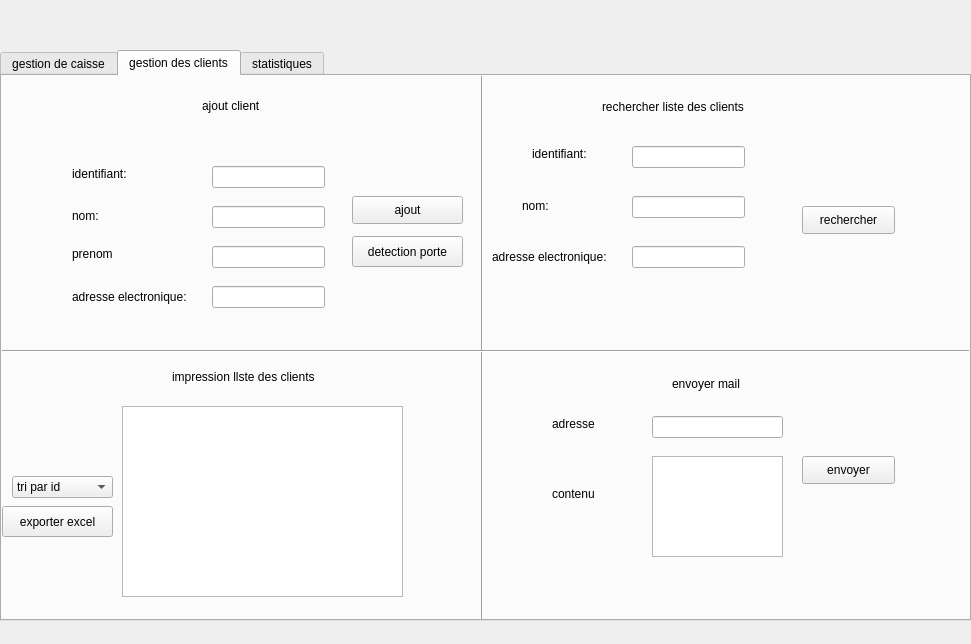
<?xml version="1.0" encoding="UTF-8"?>
<ui version="4.0">
 <class>clientetfinance</class>
 <widget class="QDialog" name="clientetfinance">
  <property name="geometry">
   <rect>
    <x>0</x>
    <y>0</y>
    <width>971</width>
    <height>644</height>
   </rect>
  </property>
  <property name="windowTitle">
   <string>Dialog</string>
  </property>
  <widget class="QTabWidget" name="tabWidget">
   <property name="geometry">
    <rect>
     <x>0</x>
     <y>50</y>
     <width>971</width>
     <height>571</height>
    </rect>
   </property>
   <property name="currentIndex">
    <number>1</number>
   </property>
   <widget class="QWidget" name="tab">
    <attribute name="title">
     <string>gestion de caisse</string>
    </attribute>
    <widget class="QLabel" name="label_5">
     <property name="geometry">
      <rect>
       <x>160</x>
       <y>60</y>
       <width>121</width>
       <height>51</height>
      </rect>
     </property>
     <property name="text">
      <string>ajout budget :</string>
     </property>
    </widget>
    <widget class="QLabel" name="label_6">
     <property name="geometry">
      <rect>
       <x>30</x>
       <y>130</y>
       <width>131</width>
       <height>20</height>
      </rect>
     </property>
     <property name="text">
      <string>numero de service</string>
     </property>
    </widget>
    <widget class="QLineEdit" name="lineEdit">
     <property name="geometry">
      <rect>
       <x>170</x>
       <y>130</y>
       <width>113</width>
       <height>22</height>
      </rect>
     </property>
    </widget>
    <widget class="QLabel" name="label_7">
     <property name="geometry">
      <rect>
       <x>50</x>
       <y>210</y>
       <width>121</width>
       <height>31</height>
      </rect>
     </property>
     <property name="text">
      <string>montant </string>
     </property>
    </widget>
    <widget class="QLineEdit" name="lineEdit_2">
     <property name="geometry">
      <rect>
       <x>170</x>
       <y>210</y>
       <width>113</width>
       <height>22</height>
      </rect>
     </property>
    </widget>
    <widget class="QPushButton" name="pushButton">
     <property name="geometry">
      <rect>
       <x>320</x>
       <y>150</y>
       <width>93</width>
       <height>28</height>
      </rect>
     </property>
     <property name="styleSheet">
      <string notr="true">QPushButton::hover
{
	background-color: qlineargradient(spread:pad, x1:0, y1:0.511, x2:1, y2:0.511, stop:0 rgba(0, 207, 179, 255),stop:1 rgb(108, 135, 255));

}</string>
     </property>
     <property name="text">
      <string>ajouter</string>
     </property>
    </widget>
    <widget class="Line" name="line_2">
     <property name="geometry">
      <rect>
       <x>420</x>
       <y>60</y>
       <width>20</width>
       <height>541</height>
      </rect>
     </property>
     <property name="orientation">
      <enum>Qt::Vertical</enum>
     </property>
    </widget>
    <widget class="Line" name="line_3">
     <property name="geometry">
      <rect>
       <x>0</x>
       <y>310</y>
       <width>961</width>
       <height>20</height>
      </rect>
     </property>
     <property name="orientation">
      <enum>Qt::Horizontal</enum>
     </property>
    </widget>
    <widget class="QLabel" name="label_11">
     <property name="geometry">
      <rect>
       <x>100</x>
       <y>340</y>
       <width>121</width>
       <height>51</height>
      </rect>
     </property>
     <property name="text">
      <string>rechercher salaire :</string>
     </property>
    </widget>
    <widget class="QLabel" name="label_12">
     <property name="geometry">
      <rect>
       <x>590</x>
       <y>320</y>
       <width>121</width>
       <height>51</height>
      </rect>
     </property>
     <property name="text">
      <string>modifier salaire:</string>
     </property>
    </widget>
    <widget class="QLabel" name="label_13">
     <property name="geometry">
      <rect>
       <x>50</x>
       <y>410</y>
       <width>71</width>
       <height>20</height>
      </rect>
     </property>
     <property name="text">
      <string>numéro</string>
     </property>
    </widget>
    <widget class="QLabel" name="label_14">
     <property name="geometry">
      <rect>
       <x>50</x>
       <y>440</y>
       <width>71</width>
       <height>20</height>
      </rect>
     </property>
     <property name="text">
      <string>type:</string>
     </property>
    </widget>
    <widget class="QLineEdit" name="lineEdit_5">
     <property name="geometry">
      <rect>
       <x>160</x>
       <y>410</y>
       <width>113</width>
       <height>22</height>
      </rect>
     </property>
    </widget>
    <widget class="QLineEdit" name="lineEdit_6">
     <property name="geometry">
      <rect>
       <x>160</x>
       <y>440</y>
       <width>113</width>
       <height>22</height>
      </rect>
     </property>
    </widget>
    <widget class="QPushButton" name="pushButton_recherche">
     <property name="geometry">
      <rect>
       <x>320</x>
       <y>430</y>
       <width>93</width>
       <height>28</height>
      </rect>
     </property>
     <property name="styleSheet">
      <string notr="true">QPushButton::hover
{
	background-color: qlineargradient(spread:pad, x1:0, y1:0.511, x2:1, y2:0.511, stop:0 rgba(0, 207, 179, 255),stop:1 rgb(108, 135, 255));

}</string>
     </property>
     <property name="text">
      <string>rechercher</string>
     </property>
    </widget>
    <widget class="QLabel" name="label_15">
     <property name="geometry">
      <rect>
       <x>480</x>
       <y>390</y>
       <width>71</width>
       <height>20</height>
      </rect>
     </property>
     <property name="text">
      <string>identifiant:</string>
     </property>
    </widget>
    <widget class="QLabel" name="label_16">
     <property name="geometry">
      <rect>
       <x>460</x>
       <y>430</y>
       <width>111</width>
       <height>20</height>
      </rect>
     </property>
     <property name="text">
      <string>nouveau salaire:</string>
     </property>
    </widget>
    <widget class="QLineEdit" name="lineEdit_8">
     <property name="geometry">
      <rect>
       <x>590</x>
       <y>430</y>
       <width>113</width>
       <height>22</height>
      </rect>
     </property>
    </widget>
    <widget class="QPushButton" name="pushButton_4">
     <property name="geometry">
      <rect>
       <x>740</x>
       <y>420</y>
       <width>93</width>
       <height>28</height>
      </rect>
     </property>
     <property name="styleSheet">
      <string notr="true">QPushButton::hover
{
	background-color: qlineargradient(spread:pad, x1:0, y1:0.511, x2:1, y2:0.511, stop:0 rgba(0, 207, 179, 255),stop:1 rgb(108, 135, 255));

}</string>
     </property>
     <property name="text">
      <string>modifier</string>
     </property>
    </widget>
    <widget class="QLabel" name="label">
     <property name="geometry">
      <rect>
       <x>330</x>
       <y>10</y>
       <width>201</width>
       <height>41</height>
      </rect>
     </property>
     <property name="text">
      <string>gestion des depenses/revenues</string>
     </property>
    </widget>
    <widget class="QLineEdit" name="lineEdit_15">
     <property name="geometry">
      <rect>
       <x>170</x>
       <y>170</y>
       <width>113</width>
       <height>22</height>
      </rect>
     </property>
    </widget>
    <widget class="QTableView" name="tableViewcaisse">
     <property name="geometry">
      <rect>
       <x>530</x>
       <y>90</y>
       <width>231</width>
       <height>181</height>
      </rect>
     </property>
    </widget>
    <widget class="QLabel" name="label_8">
     <property name="geometry">
      <rect>
       <x>50</x>
       <y>170</y>
       <width>55</width>
       <height>16</height>
      </rect>
     </property>
     <property name="text">
      <string>type</string>
     </property>
    </widget>
    <widget class="QLineEdit" name="lineEdit_3">
     <property name="geometry">
      <rect>
       <x>590</x>
       <y>50</y>
       <width>113</width>
       <height>22</height>
      </rect>
     </property>
    </widget>
    <widget class="QPushButton" name="pushButton_2">
     <property name="geometry">
      <rect>
       <x>730</x>
       <y>50</y>
       <width>93</width>
       <height>28</height>
      </rect>
     </property>
     <property name="styleSheet">
      <string notr="true">QPushButton::hover
{
	background-color: qlineargradient(spread:pad, x1:0, y1:0.511, x2:1, y2:0.511, stop:0 rgba(0, 207, 179, 255),stop:1 rgb(108, 135, 255));

}</string>
     </property>
     <property name="text">
      <string>supprimer</string>
     </property>
    </widget>
    <widget class="QLineEdit" name="lineEdit_4">
     <property name="geometry">
      <rect>
       <x>590</x>
       <y>470</y>
       <width>113</width>
       <height>22</height>
      </rect>
     </property>
    </widget>
    <widget class="QLabel" name="label_9">
     <property name="geometry">
      <rect>
       <x>480</x>
       <y>470</y>
       <width>81</width>
       <height>20</height>
      </rect>
     </property>
     <property name="text">
      <string>nouveau type</string>
     </property>
    </widget>
    <widget class="QComboBox" name="comboBox_id">
     <property name="geometry">
      <rect>
       <x>590</x>
       <y>390</y>
       <width>111</width>
       <height>22</height>
      </rect>
     </property>
    </widget>
    <widget class="QLineEdit" name="lineEdit_17">
     <property name="geometry">
      <rect>
       <x>160</x>
       <y>470</y>
       <width>113</width>
       <height>22</height>
      </rect>
     </property>
    </widget>
    <widget class="QLabel" name="label_10">
     <property name="geometry">
      <rect>
       <x>40</x>
       <y>470</y>
       <width>55</width>
       <height>16</height>
      </rect>
     </property>
     <property name="text">
      <string>montant</string>
     </property>
    </widget>
    <widget class="QComboBox" name="comboBox">
     <property name="geometry">
      <rect>
       <x>650</x>
       <y>280</y>
       <width>111</width>
       <height>21</height>
      </rect>
     </property>
     <item>
      <property name="text">
       <string>tri par numero</string>
      </property>
     </item>
     <item>
      <property name="text">
       <string>tri par type</string>
      </property>
     </item>
     <item>
      <property name="text">
       <string>tri par montant</string>
      </property>
     </item>
    </widget>
    <widget class="QLabel" name="label_2">
     <property name="geometry">
      <rect>
       <x>600</x>
       <y>280</y>
       <width>31</width>
       <height>16</height>
      </rect>
     </property>
     <property name="maximumSize">
      <size>
       <width>16777215</width>
       <height>16777215</height>
      </size>
     </property>
     <property name="text">
      <string>tri :</string>
     </property>
     <property name="textFormat">
      <enum>Qt::AutoText</enum>
     </property>
    </widget>
    <widget class="QPushButton" name="pushButton_pdf">
     <property name="geometry">
      <rect>
       <x>320</x>
       <y>190</y>
       <width>93</width>
       <height>28</height>
      </rect>
     </property>
     <property name="styleSheet">
      <string notr="true">QPushButton::hover
{
	background-color: qlineargradient(spread:pad, x1:0, y1:0.511, x2:1, y2:0.511, stop:0 rgba(0, 207, 179, 255),stop:1 rgb(108, 135, 255));

}</string>
     </property>
     <property name="text">
      <string>exporter pdf</string>
     </property>
    </widget>
    <widget class="QLabel" name="label_25">
     <property name="geometry">
      <rect>
       <x>-520</x>
       <y>80</y>
       <width>911</width>
       <height>521</height>
      </rect>
     </property>
     <property name="text">
      <string/>
     </property>
     <property name="scaledContents">
      <bool>true</bool>
     </property>
    </widget>
    <zorder>label_25</zorder>
    <zorder>label_5</zorder>
    <zorder>label_6</zorder>
    <zorder>lineEdit</zorder>
    <zorder>label_7</zorder>
    <zorder>lineEdit_2</zorder>
    <zorder>pushButton</zorder>
    <zorder>line_2</zorder>
    <zorder>line_3</zorder>
    <zorder>label_11</zorder>
    <zorder>label_12</zorder>
    <zorder>label_13</zorder>
    <zorder>label_14</zorder>
    <zorder>lineEdit_5</zorder>
    <zorder>lineEdit_6</zorder>
    <zorder>pushButton_recherche</zorder>
    <zorder>label_15</zorder>
    <zorder>label_16</zorder>
    <zorder>lineEdit_8</zorder>
    <zorder>pushButton_4</zorder>
    <zorder>label</zorder>
    <zorder>lineEdit_15</zorder>
    <zorder>tableViewcaisse</zorder>
    <zorder>label_8</zorder>
    <zorder>lineEdit_3</zorder>
    <zorder>pushButton_2</zorder>
    <zorder>lineEdit_4</zorder>
    <zorder>label_9</zorder>
    <zorder>comboBox_id</zorder>
    <zorder>lineEdit_17</zorder>
    <zorder>label_10</zorder>
    <zorder>comboBox</zorder>
    <zorder>label_2</zorder>
    <zorder>pushButton_pdf</zorder>
   </widget>
   <widget class="QWidget" name="Tab_2">
    <attribute name="title">
     <string>gestion des clients</string>
    </attribute>
    <widget class="Line" name="line_4">
     <property name="geometry">
      <rect>
       <x>470</x>
       <y>-20</y>
       <width>21</width>
       <height>591</height>
      </rect>
     </property>
     <property name="orientation">
      <enum>Qt::Vertical</enum>
     </property>
    </widget>
    <widget class="Line" name="line_5">
     <property name="geometry">
      <rect>
       <x>-40</x>
       <y>260</y>
       <width>1051</width>
       <height>31</height>
      </rect>
     </property>
     <property name="orientation">
      <enum>Qt::Horizontal</enum>
     </property>
    </widget>
    <widget class="QLabel" name="label_17">
     <property name="geometry">
      <rect>
       <x>20</x>
       <y>20</y>
       <width>55</width>
       <height>16</height>
      </rect>
     </property>
     <property name="text">
      <string/>
     </property>
    </widget>
    <widget class="QLabel" name="label_18">
     <property name="geometry">
      <rect>
       <x>200</x>
       <y>20</y>
       <width>101</width>
       <height>20</height>
      </rect>
     </property>
     <property name="text">
      <string>ajout client</string>
     </property>
    </widget>
    <widget class="QLabel" name="label_20">
     <property name="geometry">
      <rect>
       <x>170</x>
       <y>290</y>
       <width>171</width>
       <height>21</height>
      </rect>
     </property>
     <property name="text">
      <string>impression llste des clients</string>
     </property>
    </widget>
    <widget class="QLabel" name="label_21">
     <property name="geometry">
      <rect>
       <x>600</x>
       <y>20</y>
       <width>161</width>
       <height>21</height>
      </rect>
     </property>
     <property name="text">
      <string>rechercher liste des clients</string>
     </property>
    </widget>
    <widget class="QLabel" name="label_22">
     <property name="geometry">
      <rect>
       <x>70</x>
       <y>90</y>
       <width>55</width>
       <height>16</height>
      </rect>
     </property>
     <property name="text">
      <string>identifiant:</string>
     </property>
    </widget>
    <widget class="QLabel" name="label_23">
     <property name="geometry">
      <rect>
       <x>70</x>
       <y>130</y>
       <width>91</width>
       <height>20</height>
      </rect>
     </property>
     <property name="text">
      <string>nom:</string>
     </property>
    </widget>
    <widget class="QLabel" name="label_24">
     <property name="geometry">
      <rect>
       <x>70</x>
       <y>210</y>
       <width>131</width>
       <height>21</height>
      </rect>
     </property>
     <property name="text">
      <string>adresse electronique:</string>
     </property>
    </widget>
    <widget class="QLineEdit" name="lineEdit_9">
     <property name="geometry">
      <rect>
       <x>210</x>
       <y>90</y>
       <width>113</width>
       <height>22</height>
      </rect>
     </property>
    </widget>
    <widget class="QLineEdit" name="lineEdit_10">
     <property name="geometry">
      <rect>
       <x>210</x>
       <y>130</y>
       <width>113</width>
       <height>22</height>
      </rect>
     </property>
    </widget>
    <widget class="QPushButton" name="pushButton_5">
     <property name="geometry">
      <rect>
       <x>350</x>
       <y>120</y>
       <width>111</width>
       <height>28</height>
      </rect>
     </property>
     <property name="styleSheet">
      <string notr="true">QPushButton::hover
{
	background-color: qlineargradient(spread:pad, x1:0, y1:0.511, x2:1, y2:0.511, stop:0 rgba(0, 207, 179, 255),stop:1 rgb(108, 135, 255));

}</string>
     </property>
     <property name="text">
      <string>ajout</string>
     </property>
    </widget>
    <widget class="QPushButton" name="pushButton_7">
     <property name="geometry">
      <rect>
       <x>800</x>
       <y>130</y>
       <width>93</width>
       <height>28</height>
      </rect>
     </property>
     <property name="styleSheet">
      <string notr="true">QPushButton::hover
{
	background-color: qlineargradient(spread:pad, x1:0, y1:0.511, x2:1, y2:0.511, stop:0 rgba(0, 207, 179, 255),stop:1 rgb(108, 135, 255));

}</string>
     </property>
     <property name="text">
      <string>rechercher</string>
     </property>
    </widget>
    <widget class="QLineEdit" name="lineEdit_12">
     <property name="geometry">
      <rect>
       <x>210</x>
       <y>210</y>
       <width>113</width>
       <height>22</height>
      </rect>
     </property>
    </widget>
    <widget class="QLabel" name="label_27">
     <property name="geometry">
      <rect>
       <x>530</x>
       <y>70</y>
       <width>55</width>
       <height>16</height>
      </rect>
     </property>
     <property name="text">
      <string>identifiant:</string>
     </property>
    </widget>
    <widget class="QLabel" name="label_28">
     <property name="geometry">
      <rect>
       <x>490</x>
       <y>170</y>
       <width>131</width>
       <height>21</height>
      </rect>
     </property>
     <property name="text">
      <string>adresse electronique:</string>
     </property>
    </widget>
    <widget class="QLineEdit" name="lineEdit_13">
     <property name="geometry">
      <rect>
       <x>630</x>
       <y>70</y>
       <width>113</width>
       <height>22</height>
      </rect>
     </property>
    </widget>
    <widget class="QLineEdit" name="lineEdit_14">
     <property name="geometry">
      <rect>
       <x>630</x>
       <y>120</y>
       <width>113</width>
       <height>22</height>
      </rect>
     </property>
    </widget>
    <widget class="QLabel" name="label_30">
     <property name="geometry">
      <rect>
       <x>-20</x>
       <y>-30</y>
       <width>931</width>
       <height>561</height>
      </rect>
     </property>
     <property name="text">
      <string/>
     </property>
     <property name="scaledContents">
      <bool>true</bool>
     </property>
    </widget>
    <widget class="QLabel" name="label_31">
     <property name="geometry">
      <rect>
       <x>70</x>
       <y>170</y>
       <width>55</width>
       <height>16</height>
      </rect>
     </property>
     <property name="text">
      <string>prenom</string>
     </property>
    </widget>
    <widget class="QLineEdit" name="lineEdit_11">
     <property name="geometry">
      <rect>
       <x>210</x>
       <y>170</y>
       <width>113</width>
       <height>22</height>
      </rect>
     </property>
    </widget>
    <widget class="QTableView" name="tableViewclient">
     <property name="geometry">
      <rect>
       <x>120</x>
       <y>330</y>
       <width>281</width>
       <height>191</height>
      </rect>
     </property>
    </widget>
    <widget class="QLineEdit" name="lineEdit_19">
     <property name="geometry">
      <rect>
       <x>630</x>
       <y>170</y>
       <width>113</width>
       <height>22</height>
      </rect>
     </property>
    </widget>
    <widget class="QLabel" name="label_33">
     <property name="geometry">
      <rect>
       <x>520</x>
       <y>120</y>
       <width>91</width>
       <height>20</height>
      </rect>
     </property>
     <property name="text">
      <string>nom:</string>
     </property>
    </widget>
    <widget class="QComboBox" name="comboBox_2">
     <property name="geometry">
      <rect>
       <x>10</x>
       <y>400</y>
       <width>101</width>
       <height>22</height>
      </rect>
     </property>
     <item>
      <property name="text">
       <string>tri par id</string>
      </property>
     </item>
     <item>
      <property name="text">
       <string>tri par nom</string>
      </property>
     </item>
     <item>
      <property name="text">
       <string>tri par adresse</string>
      </property>
     </item>
    </widget>
    <widget class="QPushButton" name="excel">
     <property name="geometry">
      <rect>
       <x>0</x>
       <y>430</y>
       <width>111</width>
       <height>31</height>
      </rect>
     </property>
     <property name="styleSheet">
      <string notr="true">QPushButton::hover
{
	background-color: qlineargradient(spread:pad, x1:0, y1:0.511, x2:1, y2:0.511, stop:0 rgba(0, 207, 179, 255),stop:1 rgb(108, 135, 255));

}</string>
     </property>
     <property name="text">
      <string>exporter excel</string>
     </property>
    </widget>
    <widget class="QPushButton" name="envoyer">
     <property name="geometry">
      <rect>
       <x>800</x>
       <y>380</y>
       <width>93</width>
       <height>28</height>
      </rect>
     </property>
     <property name="styleSheet">
      <string notr="true">QPushButton::hover
{
	background-color: qlineargradient(spread:pad, x1:0, y1:0.511, x2:1, y2:0.511, stop:0 rgba(0, 207, 179, 255),stop:1 rgb(108, 135, 255));

}</string>
     </property>
     <property name="text">
      <string>envoyer</string>
     </property>
    </widget>
    <widget class="QLineEdit" name="adresse">
     <property name="geometry">
      <rect>
       <x>650</x>
       <y>340</y>
       <width>131</width>
       <height>22</height>
      </rect>
     </property>
    </widget>
    <widget class="QTextEdit" name="contenu">
     <property name="geometry">
      <rect>
       <x>650</x>
       <y>380</y>
       <width>131</width>
       <height>101</height>
      </rect>
     </property>
    </widget>
    <widget class="QLabel" name="label_3">
     <property name="geometry">
      <rect>
       <x>670</x>
       <y>300</y>
       <width>91</width>
       <height>16</height>
      </rect>
     </property>
     <property name="text">
      <string>envoyer mail</string>
     </property>
    </widget>
    <widget class="QLabel" name="label_4">
     <property name="geometry">
      <rect>
       <x>550</x>
       <y>340</y>
       <width>55</width>
       <height>16</height>
      </rect>
     </property>
     <property name="text">
      <string>adresse</string>
     </property>
    </widget>
    <widget class="QLabel" name="label_19">
     <property name="geometry">
      <rect>
       <x>550</x>
       <y>410</y>
       <width>55</width>
       <height>16</height>
      </rect>
     </property>
     <property name="text">
      <string>contenu</string>
     </property>
    </widget>
    <widget class="QPushButton" name="arduinow">
     <property name="geometry">
      <rect>
       <x>350</x>
       <y>160</y>
       <width>111</width>
       <height>31</height>
      </rect>
     </property>
     <property name="styleSheet">
      <string notr="true">QPushButton::hover
{
	background-color: qlineargradient(spread:pad, x1:0, y1:0.511, x2:1, y2:0.511, stop:0 rgba(0, 207, 179, 255),stop:1 rgb(108, 135, 255));

}</string>
     </property>
     <property name="text">
      <string>detection porte</string>
     </property>
    </widget>
    <zorder>label_30</zorder>
    <zorder>line_4</zorder>
    <zorder>line_5</zorder>
    <zorder>label_17</zorder>
    <zorder>label_18</zorder>
    <zorder>label_20</zorder>
    <zorder>label_21</zorder>
    <zorder>label_22</zorder>
    <zorder>label_23</zorder>
    <zorder>label_24</zorder>
    <zorder>lineEdit_9</zorder>
    <zorder>lineEdit_10</zorder>
    <zorder>pushButton_5</zorder>
    <zorder>pushButton_7</zorder>
    <zorder>lineEdit_12</zorder>
    <zorder>label_27</zorder>
    <zorder>label_28</zorder>
    <zorder>lineEdit_13</zorder>
    <zorder>lineEdit_14</zorder>
    <zorder>label_31</zorder>
    <zorder>lineEdit_11</zorder>
    <zorder>tableViewclient</zorder>
    <zorder>lineEdit_19</zorder>
    <zorder>label_33</zorder>
    <zorder>comboBox_2</zorder>
    <zorder>excel</zorder>
    <zorder>envoyer</zorder>
    <zorder>adresse</zorder>
    <zorder>contenu</zorder>
    <zorder>label_3</zorder>
    <zorder>label_4</zorder>
    <zorder>label_19</zorder>
    <zorder>arduinow</zorder>
   </widget>
   <widget class="QWidget" name="tab_2">
    <attribute name="title">
     <string>statistiques</string>
    </attribute>
    <widget class="QCustomPlot" name="plot" native="true">
     <property name="geometry">
      <rect>
       <x>20</x>
       <y>10</y>
       <width>851</width>
       <height>501</height>
      </rect>
     </property>
    </widget>
   </widget>
  </widget>
  <widget class="QLabel" name="label_26">
   <property name="geometry">
    <rect>
     <x>0</x>
     <y>-30</y>
     <width>1071</width>
     <height>681</height>
    </rect>
   </property>
   <property name="text">
    <string/>
   </property>
   <property name="pixmap">
    <pixmap resource="cinemApp.qrc">:/new/prefix1/cinemApp.jpg</pixmap>
   </property>
   <property name="scaledContents">
    <bool>true</bool>
   </property>
  </widget>
  <zorder>label_26</zorder>
  <zorder>tabWidget</zorder>
 </widget>
 <customwidgets>
  <customwidget>
   <class>QCustomPlot</class>
   <extends>QWidget</extends>
   <header>qcustomplot.h</header>
   <container>1</container>
  </customwidget>
 </customwidgets>
 <resources>
  <include location="cinemApp.qrc"/>
 </resources>
 <connections/>
</ui>
